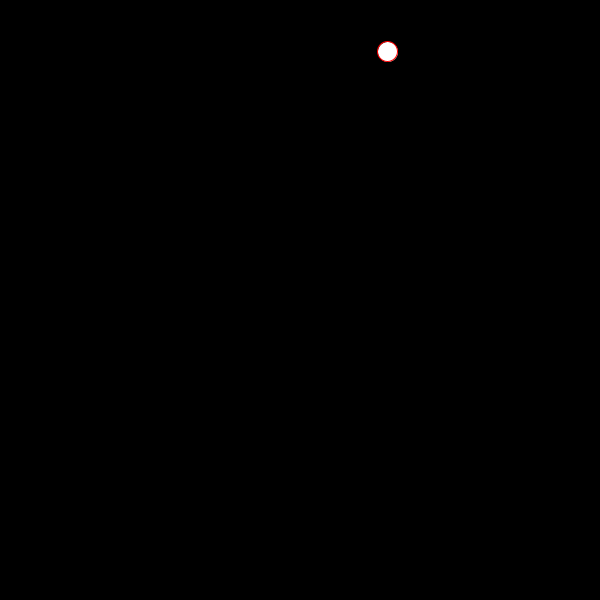
Frame 1 (no input)
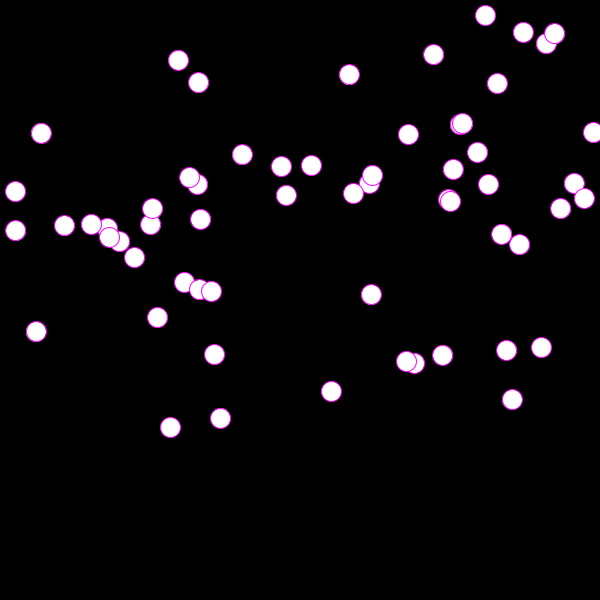
Frame 60 (the mouse pressed at the canvas centre just before this capture)
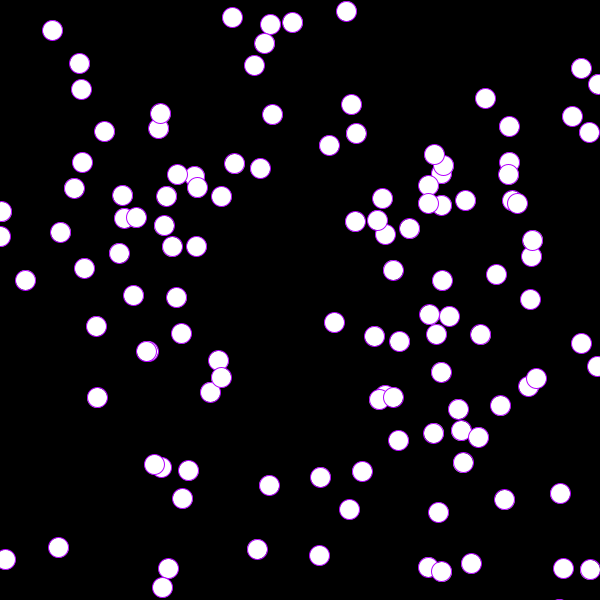
Frame 120 (the mouse held since frame 60 and released just before this capture)

The Processing sketch that drew these frames (run headless with seeded random() and noise(); from frame 60 on, the mouse is pressed at the canvas centre):

// Processing sketch: processing_99228
// ── processing_99228.pde

ArrayList ballCollection;
int hVal;


void setup () {
  size(600,600);
  smooth();

ballCollection = new ArrayList();
 hVal = 0;


//for( int i = 0; i < 1000; i++ ){
// ballCollection[i] = new Ball(random(0,width),random(0,200));


//}
}

void draw() {
  background(0);
  
    colorMode(HSB);
   stroke(hVal,255,255);
   colorMode(RGB);
  
  Ball myBall = new Ball(random (0, width),random (0, 200));
  ballCollection.add(myBall);
  
  
  
 for( int i = 0; i < ballCollection.size(); i++ ) {
   Ball mb = (Ball) ballCollection.get(i);
   mb.run();
   
     hVal += 2;
  if( hVal > 255)
  {
    hVal = 0;
  }
 }
}
 
 
 
 
 
 //ballCollection[i].run();
 
 
  


class Ball {
  
  float x = 0; 
  float y = 0;
  float speedX = random(-0.5,0.5);
  float speedY = random(-1,1);
  
  Ball(float _x, float _y) {
    
    x = _x;
    y = _y;
  }
  
  void run() {
    display();
    move();
    bounce();
    gravity();
    
  }
  
  void gravity()
  {
    speedY += 0.2;
  }
  
  void bounce() {
    if(x > width) {
      speedX = speedX * -1;
    }
    if(x < 0) {
      speedX = speedX * -1;
    }
    if(y > height) {
      speedY = speedY * -1;
    }
    if(y < 0) {
      speedY = speedY * -1;
    }
  }
  
  void move() {
    
    x += speedX;
    y += speedY;
    
  }
  
  void display() {
    ellipse(x,y,20,20);
  }
}
